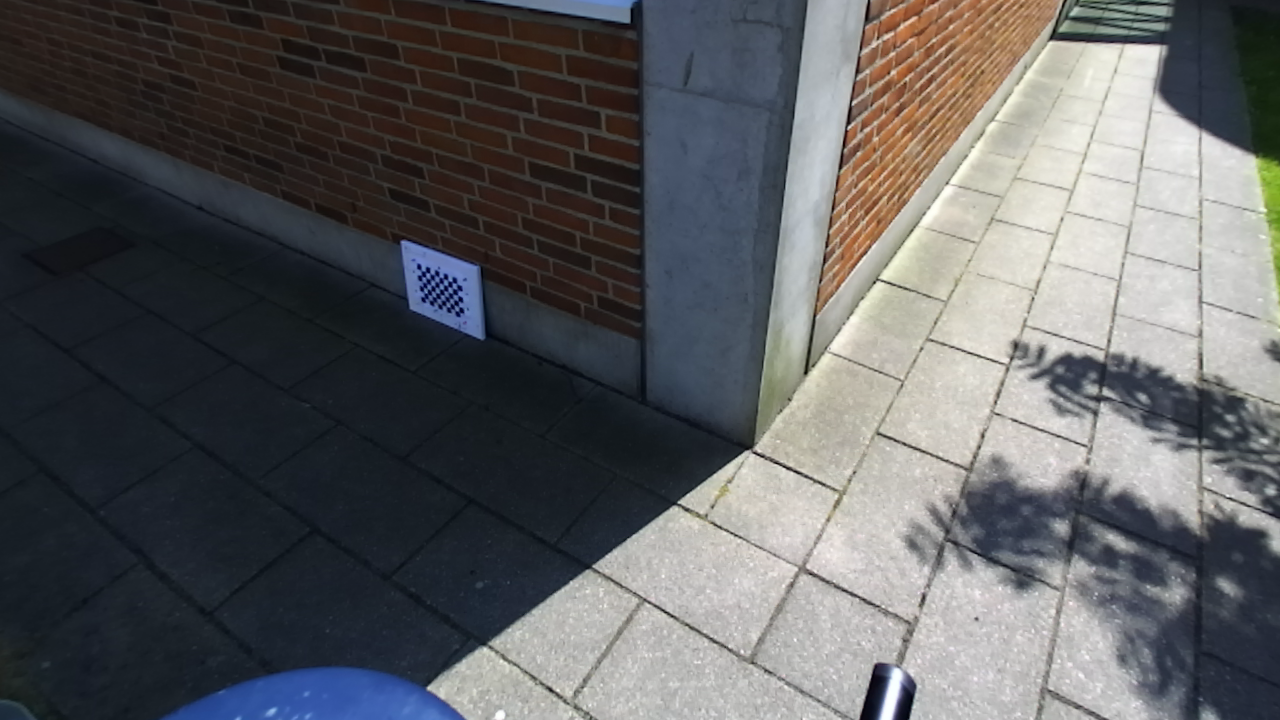
#> input picture colorSpace/RGB_29.png, 1280 x 720 px
$ python canny.py   (older library calls are emulated)
#> lines starting #> are read from the running program, lines starting #| are printed output that depends on the picture; after the words box and inside, x2 and y2 are one past the last pixel; in counts of white or black regions, pixels touching at a corner belong together
#> further down, img is the input picture: shape (720, 1280, 3); mean B, G, R 96.5, 94.9, 94.2
import cv2
import numpy as np
from matplotlib import pyplot as plt


def bgr_to_chR_chG(bgrImg):
    rows, cols, _ = bgrImg.shape
#> rows = 720; cols = 1280

    chR = np.zeros((rows, cols), np.float)
    chG = np.zeros((rows, cols), np.uint8)
    chB = np.zeros((rows, cols), np.float)

    for x in range(0,rows):
        for y in range(0,cols):
            if  (bgrImg[x,y,1] != 0):

                r = float(bgrImg[x,y,2]) / float(255)
                g = float(bgrImg[x,y,1]) / float(255)
                b = float(bgrImg[x,y,0]) / float(255)

                # r chromaticity componen
                chR[x,y] = np.uint8(r*255 / (r+g+b))

                #g chromaticity component
                chG[x,y] = np.uint8(g*255 / (r+g+b))

                chB[x,y] = np.uint8(b*255 / (r+g+b))
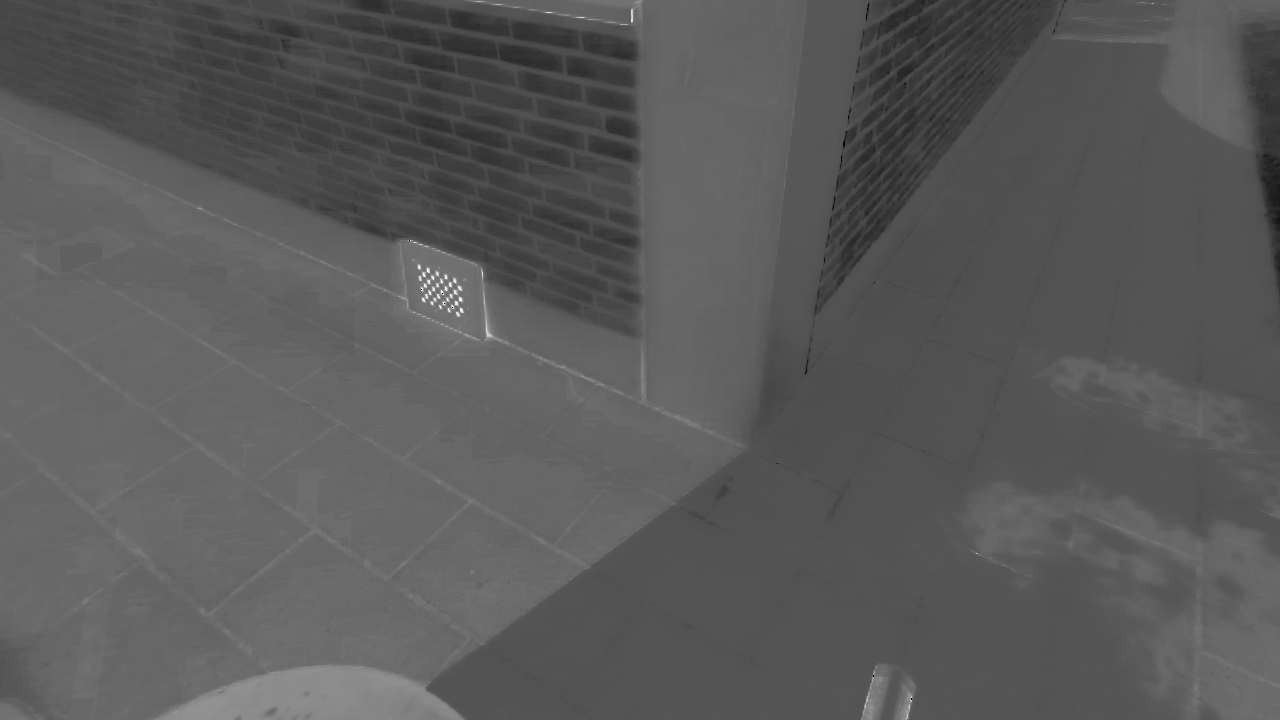
#> chB: shape (720, 1280) float64; min 0, max 250, mean 89.4
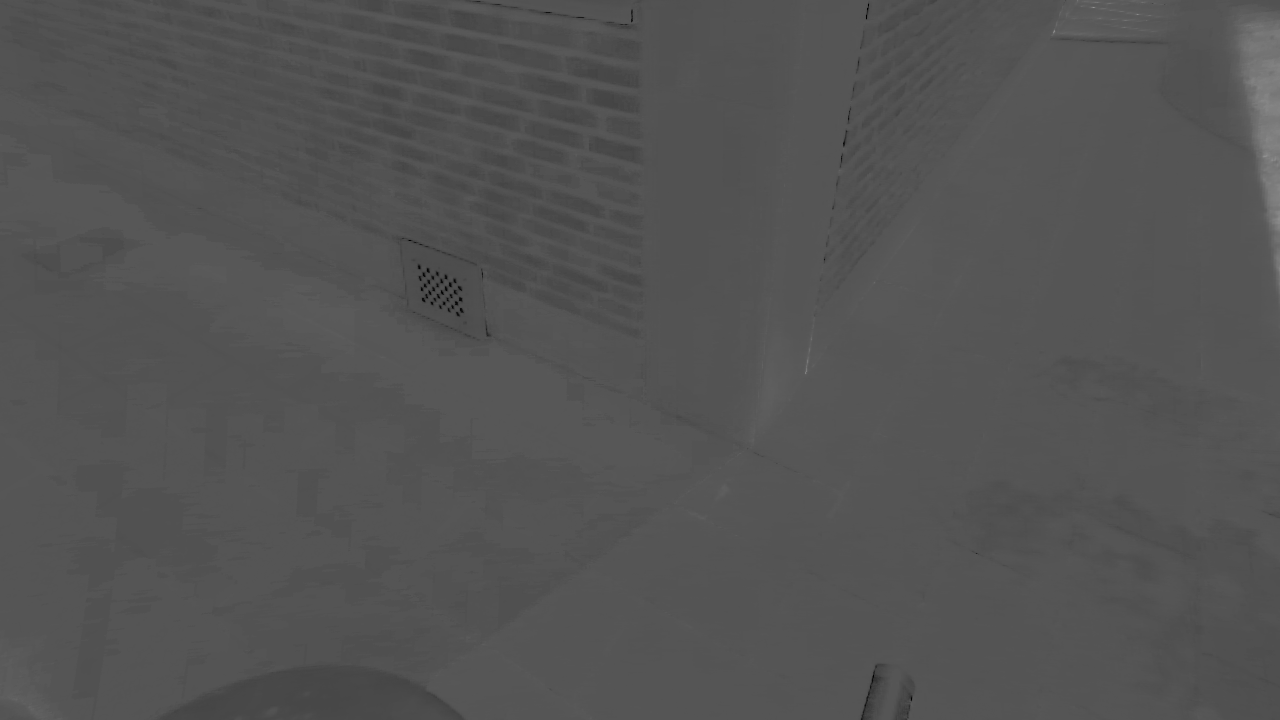
#> chG: shape (720, 1280); min 0, max 147, mean 83.5
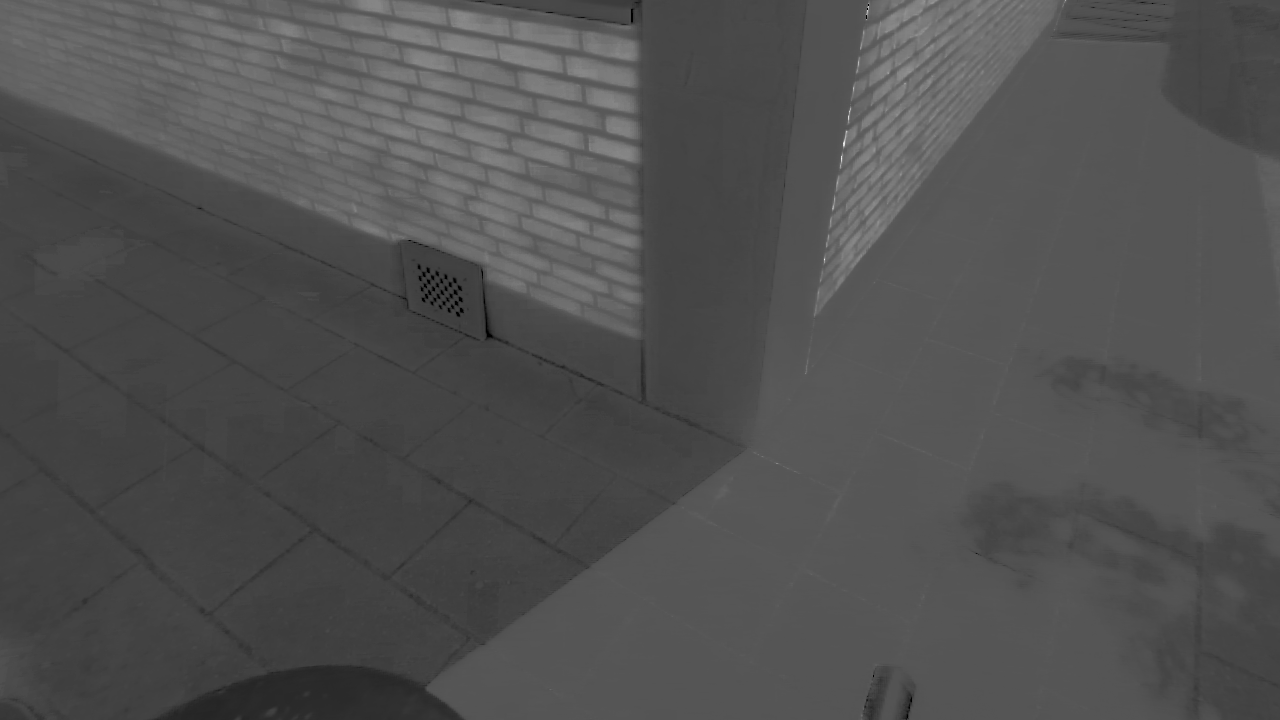
#> chR: shape (720, 1280) float64; min 0, max 240, mean 80.7

    return chR, chB, chG


img = cv2.imread('RGB_29.png')

chR, chB, chG = bgr_to_chR_chG(img)


edges = cv2.Canny(chG,100,200)
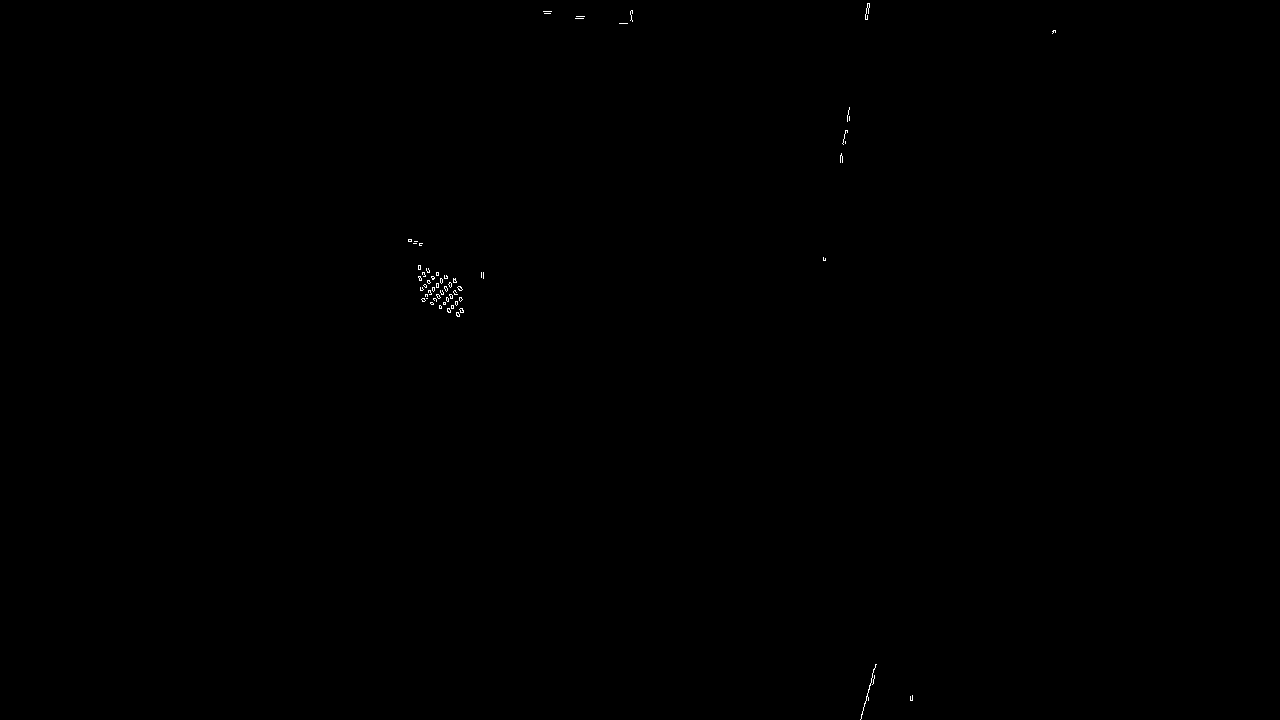
#> edges: shape (720, 1280); 0.07% white in thin lines or dots, all inside (x1, y1, x2, y2) = (408, 3, 1056, 720)

plt.subplot(121),plt.imshow(img,cmap = 'gray')
plt.title('Original Image'), plt.xticks([]), plt.yticks([])
plt.subplot(122),plt.imshow(edges,cmap = 'gray')
plt.title('Edge Image'), plt.xticks([]), plt.yticks([])

plt.show()
#> figure, not shown here; B, G, R data is drawn as R, G, B

$ run again, with colorSpace/RGB_210.png copied over colorSpace/RGB_29.png
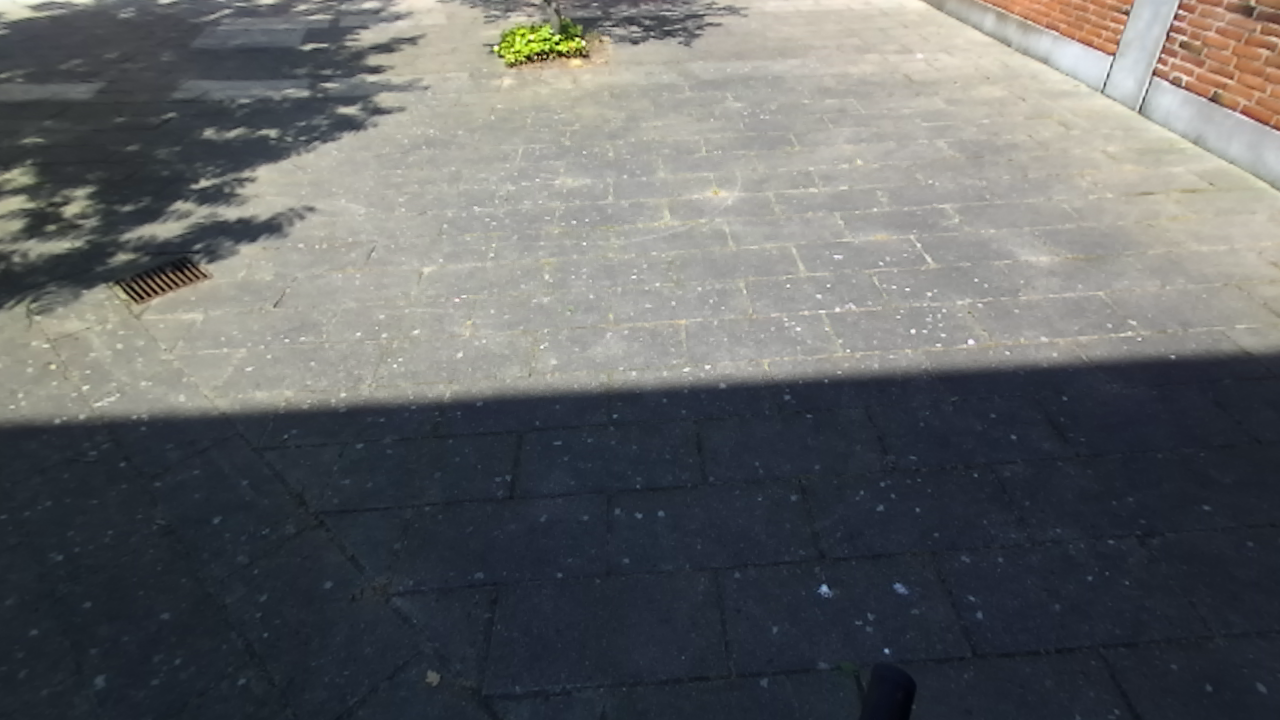
#> input picture colorSpace/RGB_210.png, 1280 x 720 px
#> img is the input picture: shape (720, 1280, 3); mean B, G, R 102.9, 102.4, 100.5
#> after the loop in bgr_to_chR_chG, `for x in range(0,rows):`:
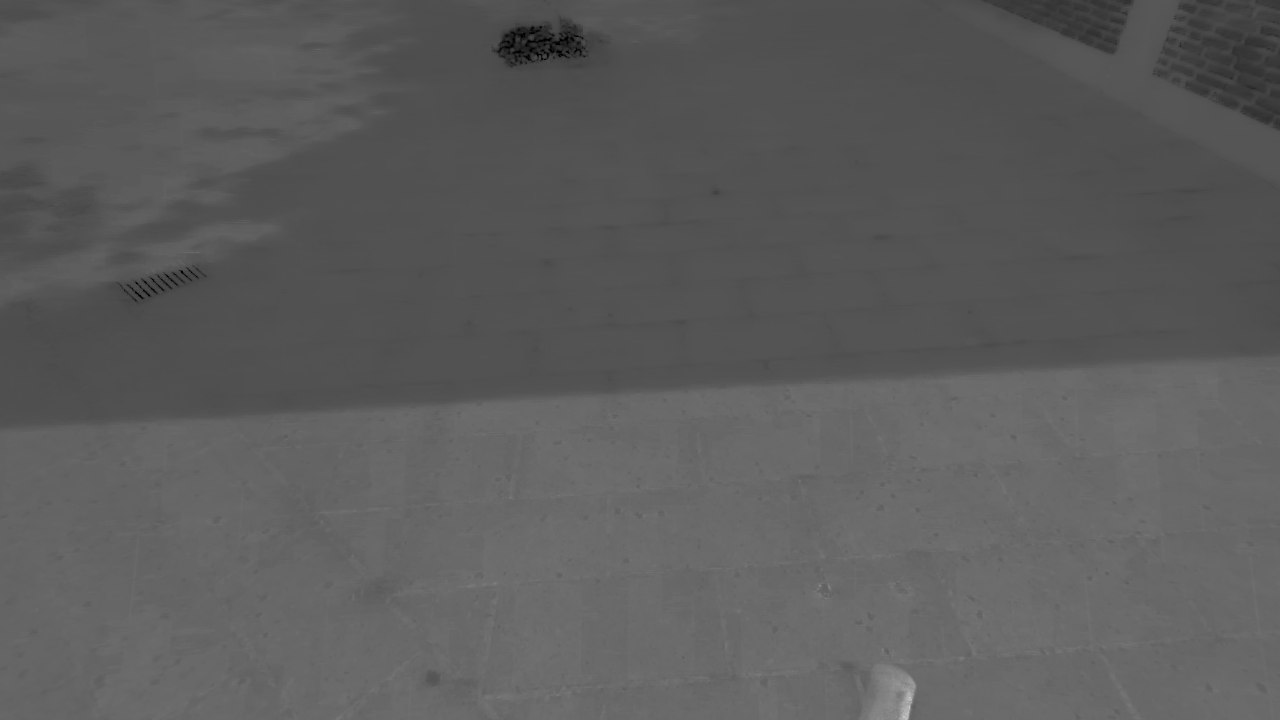
#> chB: shape (720, 1280) float64; min 0, max 200, mean 92
#> after the loop in bgr_to_chR_chG, `for x in range(0,rows):`:
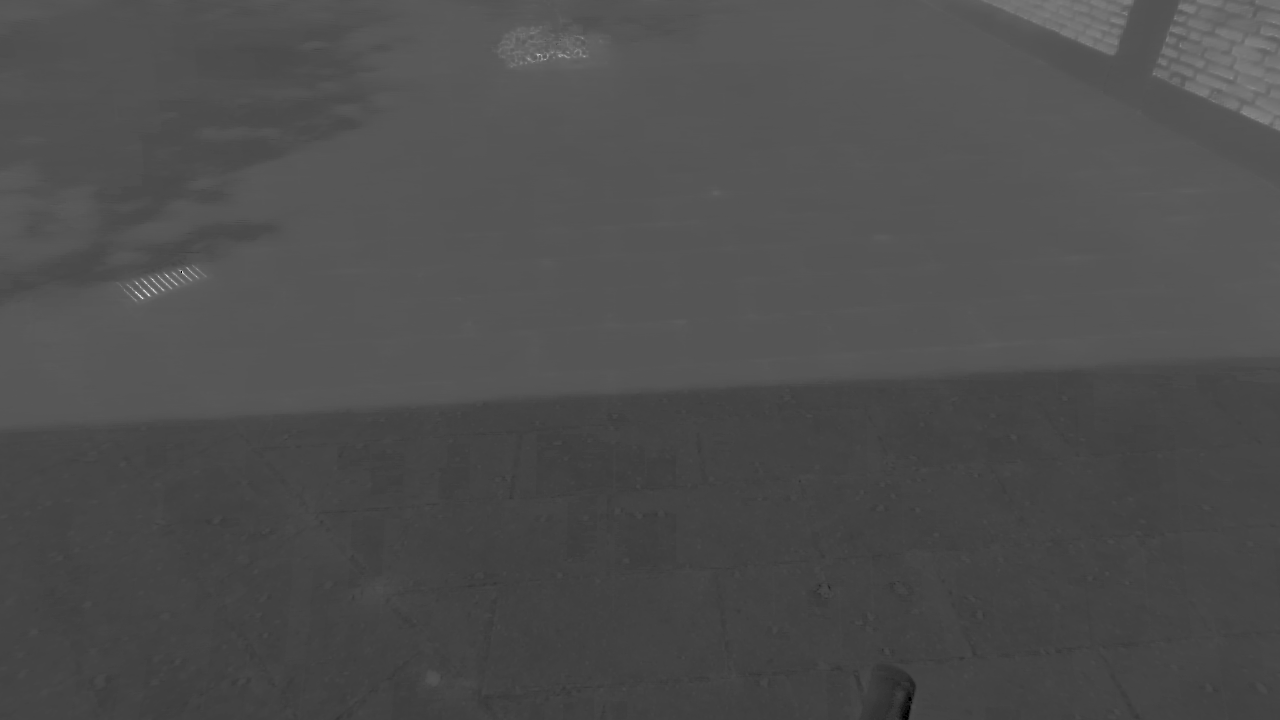
#> chR: shape (720, 1280) float64; min 0, max 239, mean 77.7
#> edges: shape (720, 1280); 0.02% white in thin lines or dots, all inside (x1, y1, x2, y2) = (135, 34, 579, 300)

$ run again, with colorSpace/RGB_213.png copied over colorSpace/RGB_29.png
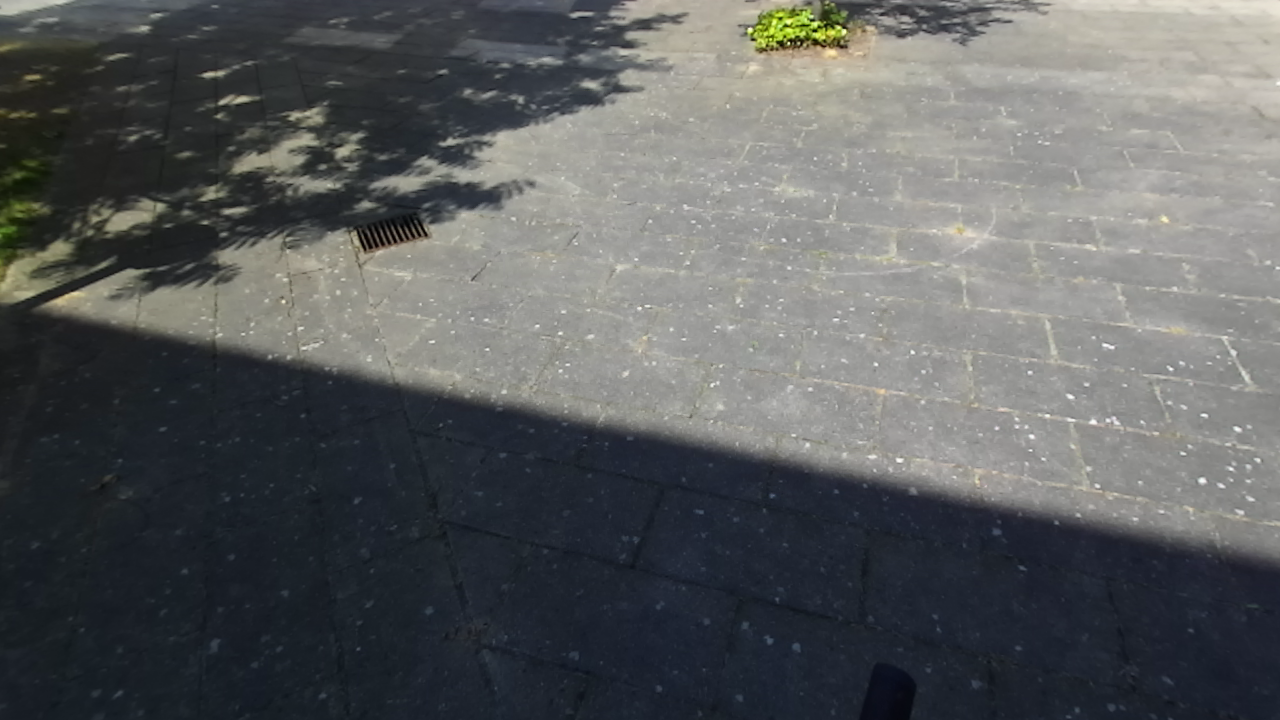
#> input picture colorSpace/RGB_213.png, 1280 x 720 px
#> img is the input picture: shape (720, 1280, 3); mean B, G, R 94.3, 94.1, 91.9
#> `edges = cv2.Canny(chG,100,200)`:
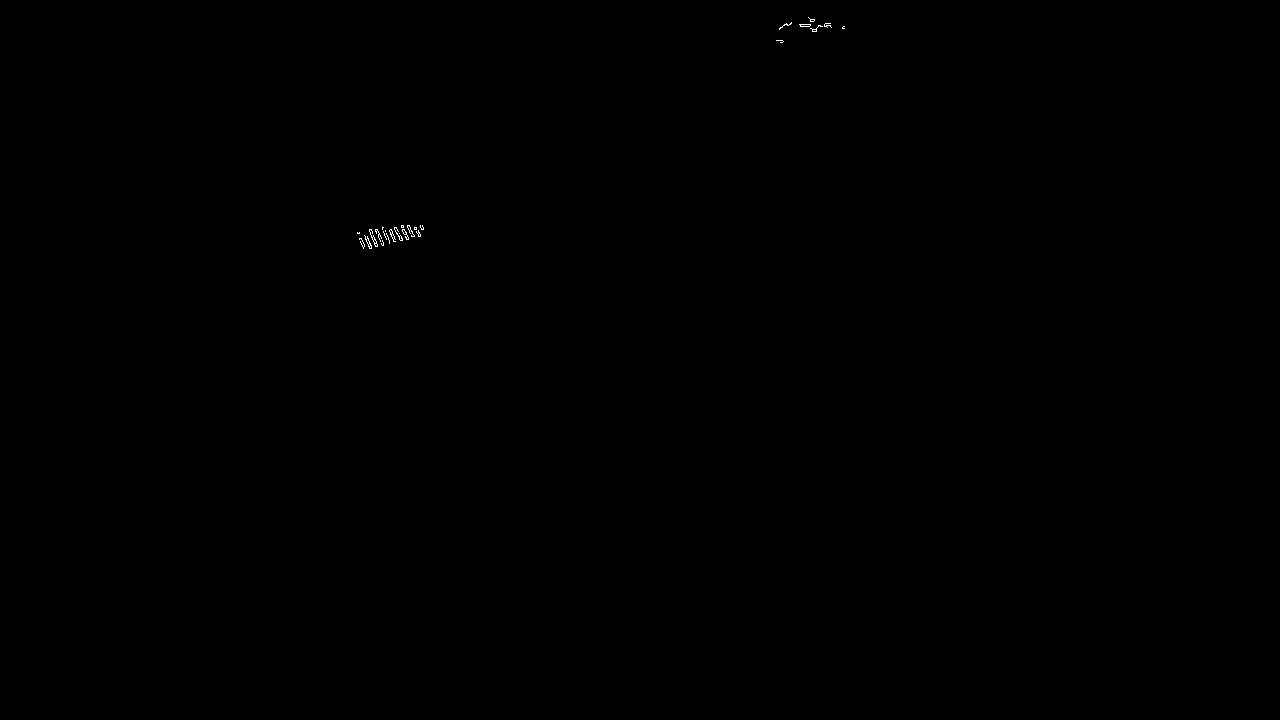
#> edges: shape (720, 1280); 0.05% white in thin lines or dots, all inside (x1, y1, x2, y2) = (357, 17, 845, 249)
#> `plt.show()`:
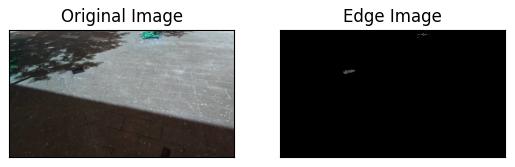
#> figure drawn by matplotlib, 2 panels; B, G, R data is drawn as R, G, B
